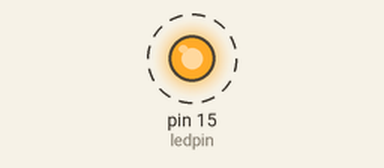
A program run on a simulated MicroPython board. Parts: output pins drawn as LEDs (lit = HIGH). Dashed ring = blinking.

Above: at 0.15 s.
Timing chart, 0 to 3.0 s (numbered marks = the images above):
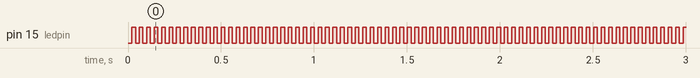

The program:

2_create_led_circuit.py
```python
## import module connecting to raspi
from machine import Pin
from time import sleep

## define var for connecting to specific item or pin number on raspi
ledpin = Pin(15, Pin.OUT)

while True:

    ledpin.value(0)
    sleep(0.02)
    ledpin.value(1)
    sleep(0.02)
```

Measured:
- by itself, pin 15 (ledpin): alternates HIGH for 0.02 s and LOW for 0.02 s
